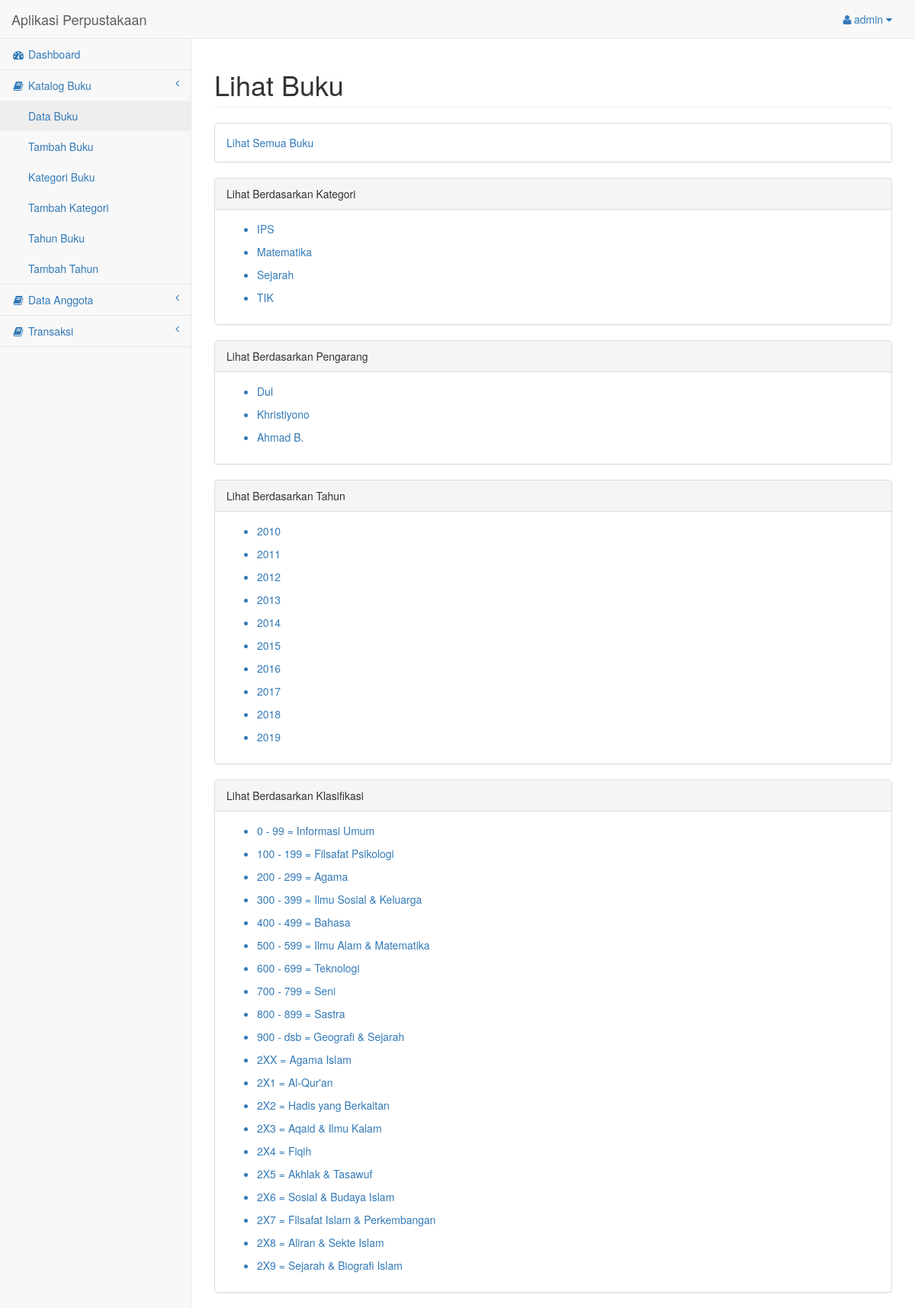
Page /halaman_admin/lihatbuku.php (signed in) on the committed database.
### tables this page shows
CREATE TABLE `kategori_buku` (
  `id_kategori` int(5) NOT NULL,
  `nama` varchar(30) NOT NULL
);

CREATE TABLE `tahun` (
  `id_tahun` int(64) NOT NULL,
  `tahun` varchar(5) NOT NULL
);

CREATE TABLE `klasifikasi` (
  `id` int(64) NOT NULL,
  `nomor` varchar(100) NOT NULL,
  `nama_klasifikasi` varchar(100) NOT NULL
);

### halaman_admin/lihatbuku.php (the view, shortened to what this page needs)
<?php
include("layout-header.php");
?>
<div id="page-wrapper">
    <div class="row">
        <div class="col-lg-12">
            <h1 class="page-header">Lihat Buku</h1>
        </div>
    </div>
    <div class="row">
        <div class="col-lg-12">
            <div class="panel panel-default">
                <div class="panel-body">
                    <a href="buku-list.php">Lihat Semua Buku</a>
                </div>
            </div>
        </div>
    </div>
    <div class="row">
        <div class="col-lg-12">
            <div class="panel panel-default">
                <div class="panel-heading">
                    Lihat Berdasarkan Kategori
                </div>
                <div class="panel-body">
                    <?php
                    $sql = mysqli_query($koneksi, "SELECT * FROM kategori_buku");
                    while($row = mysqli_fetch_array($sql)){
                        echo "<ul>";
                        echo "<a href='bukulist-kategori.php?id=".$row['id_kategori']."'><li>".$row['nama']."</li></a>";
                        echo "</ul>";
                    }
                    ?>
                </div>
            </div>
        </div>
    </div>
    <div class="row">
        <div class="col-lg-12">
            <div class="panel panel-default">
                <div class="panel-heading">
                    Lihat Berdasarkan Pengarang
                </div>
                <div class="panel-body">
                    <?php
                    $sql4 = mysqli_query($koneksi, "SELECT DISTINCT pengarang FROM buku");
                    while($row = mysqli_fetch_array($sql4)){
                        echo "<ul>";
                        echo "<a href='bukulist-pengarang.php?id=".$row['pengarang']."'><li>".$row['pengarang']."</li></a>";
                        echo "</ul>";
                    }
                    ?>
                </div>
            </div>
        </div>
    </div>
    <div class="row">
        <div class="col-lg-12">
            <div class="panel panel-default">
                <div class="panel-heading">
                    Lihat Berdasarkan Tahun
                </div>
                <div class="panel-body">
                    <?php
                    $sql2 = mysqli_query($koneksi, "SELECT * FROM tahun");
                    while($row2 = mysqli_fetch_array($sql2)){
                        echo "<ul>";
                        echo "<a href='bukulist-tahun.php?id=".$row2['tahun']."'><li>".$row2['tahun']."</li></a>";
                        echo "</ul>";
                    }
                    ?>
                </div>
            </div>
        </div>
    </div>
    <div class="row">
        <div class="col-lg-12">
            <div class="panel panel-default">
                <div class="panel-heading">
                    Lihat Berdasarkan Klasifikasi
                </div>
                <div class="panel-body">
                    <?php
                    $sql3 = mysqli_query($koneksi, "SELECT * FROM klasifikasi");
                    while($row3 = mysqli_fetch_array($sql3)){
                        echo "<ul>";
                        echo "<a href='bukulist-klasifikasi.php?id=".$row3['id']."'><li>".$row3['nomor']." = ".$row3['nama_klasifikasi']."</li></a>";
                        echo "</ul>";
                    }
                    ?>
                </div>
            </div>
        </div>
    </div>
</div>
</div>
<?php include("layout-footer.php"); ?>

### rows in the picture
kategori_buku: nama "IPS"
kategori_buku: nama "Matematika"
kategori_buku: nama "Sejarah"
kategori_buku: nama "TIK"
tahun: tahun "2010"
tahun: tahun "2011"
tahun: tahun "2012"
tahun: tahun "2013"
tahun: tahun "2014"
tahun: tahun "2015"
tahun: tahun "2016"
tahun: tahun "2017"
tahun: tahun "2018"
tahun: tahun "2019"
klasifikasi: nomor "0 - 99", nama_klasifikasi "Informasi Umum"
klasifikasi: nomor "100 - 199", nama_klasifikasi "Filsafat Psikologi"
klasifikasi: nomor "200 - 299", nama_klasifikasi "Agama"
klasifikasi: nomor "300 - 399", nama_klasifikasi "Ilmu Sosial & Keluarga"
klasifikasi: nomor "400 - 499", nama_klasifikasi "Bahasa"
klasifikasi: nomor "500 - 599", nama_klasifikasi "Ilmu Alam & Matematika"
klasifikasi: nomor "600 - 699", nama_klasifikasi "Teknologi"
klasifikasi: nomor "700 - 799", nama_klasifikasi "Seni"
klasifikasi: nomor "800 - 899", nama_klasifikasi "Sastra"
klasifikasi: nomor "900 - dsb", nama_klasifikasi "Geografi & Sejarah"
klasifikasi: nomor "2XX", nama_klasifikasi "Agama Islam"
klasifikasi: nomor "2X1", nama_klasifikasi "Al-Qur'an"
klasifikasi: nomor "2X2", nama_klasifikasi "Hadis yang Berkaitan"
klasifikasi: nomor "2X3", nama_klasifikasi "Aqaid & Ilmu Kalam"
klasifikasi: nomor "2X4", nama_klasifikasi "Fiqih"
klasifikasi: nomor "2X5", nama_klasifikasi "Akhlak & Tasawuf"
klasifikasi: nomor "2X6", nama_klasifikasi "Sosial & Budaya Islam"
klasifikasi: nomor "2X7", nama_klasifikasi "Filsafat Islam & Perkembangan"
klasifikasi: nomor "2X8", nama_klasifikasi "Aliran & Sekte Islam"
klasifikasi: nomor "2X9", nama_klasifikasi "Sejarah & Biografi Islam"

### other values in the picture
$_SESSION['username'] "admin"
$row['pengarang'] "Dul"
$row['pengarang'] "Khristiyono"
$row['pengarang'] "Ahmad B."
